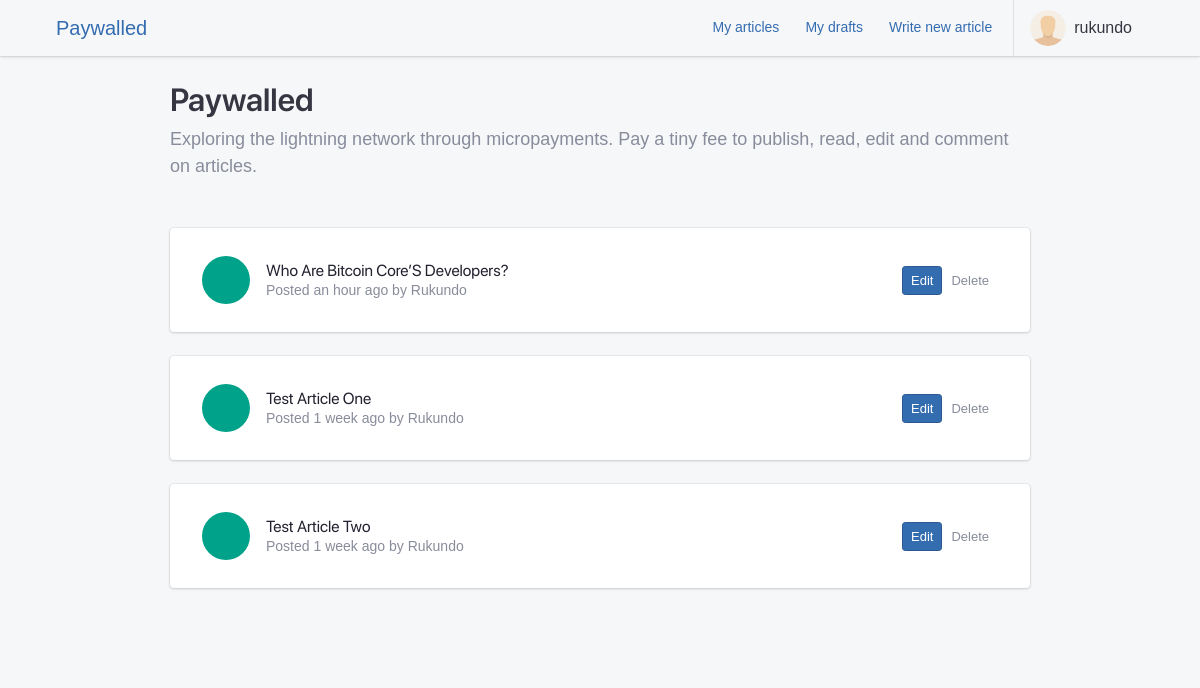
The app's page / (signed in) with its own data.
### apps/authentication/models.py (models this page shows, shortened)
class Profile(models.Model):
    user = models.OneToOneField(User, on_delete=models.CASCADE, verbose_name=_("user"))
    node_pubkey = models.CharField(max_length=80, unique=True, blank=True, null=True)
    class Meta:
        verbose_name = _("profile")
        verbose_name_plural = _("profiles")
        db_table = "auth_profile"
    def get_screen_name(self):
        try:
            if self.user.get_full_name():
                return self.user.get_full_name()
            else:
                return self.user.username
        except Exception:
            return self.user.username

### apps/blog/models.py (models this page shows, shortened)
class Article(models.Model):
    DRAFT = "D"
    PUBLISHED = "P"
    STATUS = ((DRAFT, _("Draft")), (PUBLISHED, _("Published")))
    uuid = models.UUIDField(unique=True, default=uuid.uuid4, editable=False)
    user = models.ForeignKey(
        settings.AUTH_USER_MODEL,
        null=True,
        related_name="articles",
        on_delete=models.SET_NULL,
    )
    date_created = models.DateTimeField(auto_now_add=True)
    date_published = models.DateTimeField(auto_now=True)
    title = models.CharField(max_length=255, null=True, unique=True)
    status = models.CharField(max_length=1, choices=STATUS, default=DRAFT)
    content = models.CharField(_("Content"), max_length=40000, blank=True)
    edited = models.BooleanField(default=False)
    objects = ArticleQuerySet.as_manager()
    class Meta:
        verbose_name = _("Article")
        verbose_name_plural = _("Articles")
        ordering = ("-date_published",)

### apps/core/views.py (the view)
# urls.py: path("", core_views.home, name="home"),
def home(request):
    published_articles = Article.objects.get_published()
    return render(
        request,
        "core/home.html",
        {"articles": published_articles},
    )

### apps/blog/models.py (called while the page is built)
    def get_published(self):
        return self.filter(status="P").order_by("-date_published")

### apps/core/templates/core/home.html (shortened to what this page needs)
{% extends 'base.html' %}
{% load static i18n humanize %}
{% block content %}
<section class="position-relative pb-5 bg-light">
    <div class="sticker">
    </div>
    <div class="container position-relative">
        <div class="row">
            <div class="col-md-10 mx-auto">
                <h2 class="text-center text-sm-left"> Paywalled</h2>
                <p class="lead text-muted text-center text-sm-left mb-5">Exploring the lightning network through
                    micropayments.
                    Pay a tiny fee to publish, read, edit and comment on articles.</p>
                <div class="list-group list-group-flush list-group-divider">
                    {% for article in articles %}
                    <div class="card mb-4" id="articles">
                        <div class="card-body">
                            <div class="list-group-item">
                                <div class="list-group-item-figure">
                                    <a href="{% url 'articles:article' article.uuid %}"
                                        class="tile tile-lg tile-circle bg-success">
                                    </a>
                                </div>
                                <div class="list-group-item-body">
                                    <h4 class="list-group-item-title">
                                        <a
                                            href="{% url 'articles:article' article.uuid %}">{{ article.title|title }}</a>
                                    </h4>
                                    <p class="list-group-item-text">{% trans 'Posted' %}
                                        {{ article.date_published|naturaltime }}
                                        by
                                        {{ article.user.profile.get_screen_name|title }} </p>
                                </div>
                                {% if request.user == article.user %}
                                <div class="list-group-item-figure">
                                    <a href="{% url 'articles:edit_article' article.pk %}"
                                        class="btn btn-sm btn-primary">Edit</a>
                                    <a class="btn btn-sm btn-light"
                                        href="{% url 'articles:delete_article' article.pk %}">Delete</a>
                                </div>
                                {% endif %}
                            </div>
                        </div>
                    </div>
                    {% empty %}
                    <h4 class="no-data">{% trans 'There is no published article yet' %}. <a
                            href="{% url 'articles:write_new' %}">{% trans 'Be the first one to publish one' %}!</a>
                    </h4>
                    {% endfor %}
                </div>
            </div>
        </div>
    </div>
</section>
{% endblock content %}

### paywalled/templates/includes/header.html (shortened to what this page needs)
{% load static %}
<header class="app-header app-header-light">
  <div class="top-bar container">
    <div class="top-bar-brand">
      <a href="/">Paywalled</a>
    </div>
    <div class="top-bar-list">
      {% block header-far-right %}
      <div class="top-bar-item top-bar-item-right px-0 d-none d-sm-flex">
        <ul class="header-nav nav">
          {% if user.is_authenticated %}
          <li class="nav-item">
            <a class="btn btn-link" href="{% url 'articles:list' %}">My articles</a>
          </li>
          <li class="nav-item">
            <a class="btn btn-link" href="{% url 'articles:drafts' %}">My drafts</a>
          </li>
          <li class="nav-item">
            <a class="btn btn-link" href="{% url 'articles:write_new' %}">Write new article</a>
          </li>
          {% endif %}
        </ul>
        {% if user.is_authenticated %}
        <div class="navbar-nav dropdown d-flex">
          <button class="btn-account w-100" type="button" data-toggle="dropdown" aria-haspopup="true"
            aria-expanded="false"><span class="user-avatar user-avatar-md mr-lg-0"><img
                src="{% static 'images/user.png' %}" alt=""></span> <span
              class="account-summary pl-lg-2 d-none d-lg-block"><span
                class="account-name">{{ user.profile.get_screen_name }}</span></span>
          </button>
        </div>
        {% else %}
        <a class="btn-account btn btn-primary btn-lg" title="Sign up" href="{% url 'signup' %}">Sign up</a>
        <a class="btn-account btn-default btn-lg" title="Log in" href="{% url 'login' %}">Log in</a>
        {% endif %}
      </div>
      {% endblock %}
    </div>
  </div>
</header>

### records on screen
Article: title "Who Are Bitcoin Core’S Developers?", date_published "an hour ago", user.profile.get_screen_name "Rukundo", shows "Edit"
Article: title "Test Article One", date_published "1 week ago", user.profile.get_screen_name "Rukundo", shows "Edit"
Article: title "Test Article Two", date_published "1 week ago", user.profile.get_screen_name "Rukundo", shows "Edit"

### other values on screen
{{ user.profile.get_screen_name }} "rukundo"
